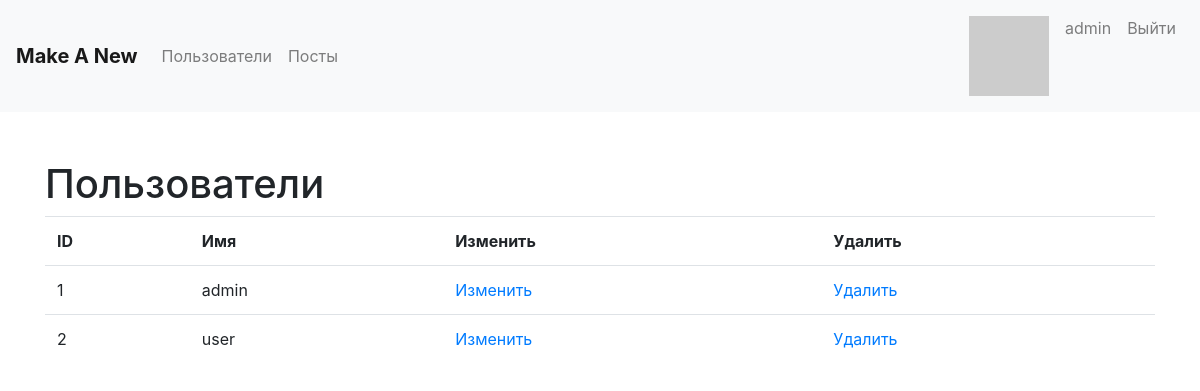
The page /admin (signed in) on the database its author committed.
### app/models.py (models this page shows, shortened)
class User(UserMixin, db.Model):
    __tablename__ = 'users'
    id = db.Column(db.Integer, primary_key=True)
    username = db.Column(db.String(64), nullable=False, index=True, unique=True)
    password_hash = db.Column(db.String(128), nullable=False, index=True)
    about_me = db.Column(db.String(140))
    last_seen = db.Column(db.DateTime, default=datetime.datetime.utcnow)
    posts = db.relationship('Post', backref='author', lazy='dynamic')
    def avatar(self, size):
        digest = md5(self.username.lower().encode('utf-8')).hexdigest()
        return 'https://www.gravatar.com/avatar/{}?d=retro&s={}'.format(
            digest, size)

### app/routes.py (the view, shortened to what this page needs)
@login_required
@app.route('/admin')
def admin():
    if current_user.username != 'admin':
        return redirect(url_for('blog'))
    delete_id = request.args.get('delete', -1, type=int)
    users_list = User.query.all()
    return render_template('admin.html',
                           title='Админка',
                           user=current_user,
                           users_list=users_list)

### app/models.py (called while the page is built)
@login_manager.user_loader
def load_user(id):
    return User.query.get(int(id))

### app/routes.py (called while the page is built)
@app.before_request
def before_request():
    if current_user.is_authenticated:
        current_user.last_seen = datetime.datetime.utcnow()
        db.session.commit()

### app/templates/admin.html (shortened to what this page needs)
{% extends "base.html" %}
{% block menu %}
    <li class="nav-item"><a class="nav-link" href="{{ url_for('admin') }}">Пользователи</a></li>
    <li class="nav-item"><a class="nav-link" href="{{ url_for('manage') }}">Посты</a></li>
{% endblock %}
{% block app_content %}
<h1>Пользователи</h1>
<table class="table">
        <tr>
            <th>ID</th>
            <th>Имя</th>
            <th>Изменить</th>
            <th>Удалить</th>
        </tr>
        {% for u in users_list %}
        <tr>
            <td>{{ u.id }}</td>
            <td>{{ u.username }}</td>
            <td><a href="{{ url_for('edit_profile', id=u.id) }}">Изменить</a></td>
            <td><a href="#" onclick="tryDelete('{{ u.id }}', '{{ u.username }}')">Удалить</a></td>
        </tr>
        {% endfor %}
    </table>
{% endblock %}

### app/templates/base.html (shortened to what this page needs)
{% extends 'bootstrap.html' %}
{% from 'bootstrap/nav.html' import render_nav_item %}
{% block navbar %}
<nav class="navbar navbar-expand-lg navbar-light bg-light">
    <a class="navbar-brand" href="{{ url_for('index') }}"><b>Make A New</b></a>
    <div class="collapse navbar-collapse" id="navbarSupportedContent">
    <ul class="navbar-nav mr-auto">
        {% block menu %}
        {% endblock %}
    </ul>
    <ul class="navbar-nav">
        {% if current_user.is_anonymous %}
            <li class="nav-item"><a class="nav-link" href="{{ url_for('register') }}">Зарегистрироваться</a></li>
            <li class="nav-item"><a class="nav-link" href="{{ url_for('login') }}">Войти</a></li>
        {% else %}
            <li class="nav-item"><a class="nav-link" href="{{ url_for('user', username=current_user.username) }}"><img src="{{ user.avatar(32) }}"></a></li>
            <li class="nav-item"><a class="nav-link" href="{{ url_for('user', username=current_user.username) }}">{{ current_user.username }}</a></li>
            <li class="nav-item"><a class="nav-link" href="{{ url_for('logout') }}">Выйти</a></li>
        {% endif %}
    </ul>
  </div>
</nav>
{% endblock %}
{% block content %}
    <div class="container mt-5 mb-5">
        {% block app_content %}
        {% endblock %}
    </div>
{% endblock %}

### rows shown on the page
User: username "admin", id "1"
User: id "2", username "user"
